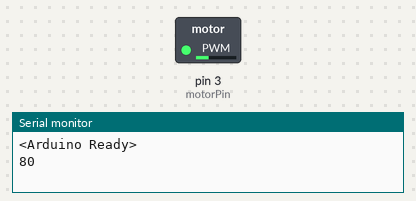
Simulated run of this sketch. Board: Arduino Uno, built with avr-gcc and run on an emulated ATmega328P. Shown: switched loads named in the sketch (green lamp = pin HIGH), the last lines printed to the serial monitor.

Above: at 0.05 s.
At 4.45 s:
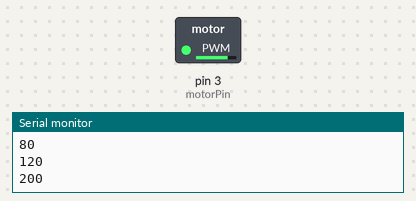
At 6.35 s:
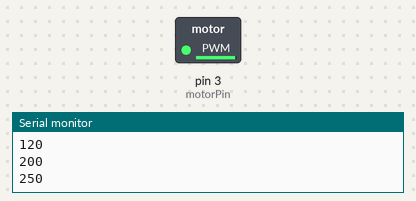
At 8.3 s:
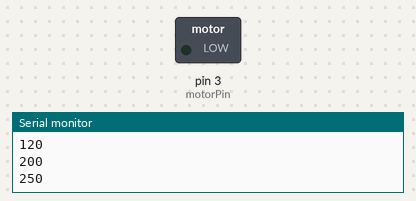
Timing chart, 0 to 10.8 s (numbered marks = the images above):
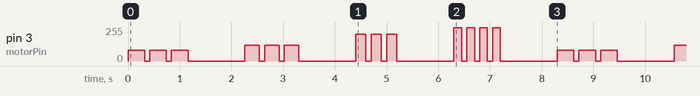

Measured:
- by itself, pin 3 (motorPin): moves between 0/255 and 250/255, repeating every 8.3 s

The sketch:

vibration_motor.ino
```cpp
/*
  The vibration motor is enabled and disabled with different intensities and for different time durations.
*/

int motorPin = 3; //motor transistor is connected to pin 3
int n_pulse = 3;
int pulse_strength = 0;

void setup()
{
  pinMode(motorPin, OUTPUT);
  Serial.begin(9600);
  Serial.println("<Arduino Ready>");
}

void loop()
{
  // TODO: Create a similar function as vibrate_old() but make it without delay
  // Currently the vibrate_old function uses delays and this blocks the code
  // update it so that it runs concurrently with the rest of the code
  // HINT: use millis() function.

  // vibrate();


  vibrate_old(3, 80);
  delay(1000);
  vibrate_old(3, 120);
  delay(1000);
  vibrate_old(3, 200);
  delay(1000);
  vibrate_old(4, 250);
  delay(1000);

}

void vibrate_old(int n_pulse, int pulse_strength) {
  Serial.println(pulse_strength);
  for (int x = 0; x < n_pulse; x++) {
    analogWrite(motorPin, pulse_strength); // set strength

    // lower strength needs longer pulses and higher one's need shorter pulses
    delay(400 - pulse_strength);

    // TODO: make a variable called "pulse_delay" which is a function of both strength and n_pulses
    // Use something like --> delay(pulse_delay);

    // TODO: add n_motors and run 'n' amount of motors based on pulse_strength

    digitalWrite(motorPin, LOW);  //stop vibrating
    delay(100); //wait 50 seconds.
  }
}


void vibrate() {
  // TODO
}
```
